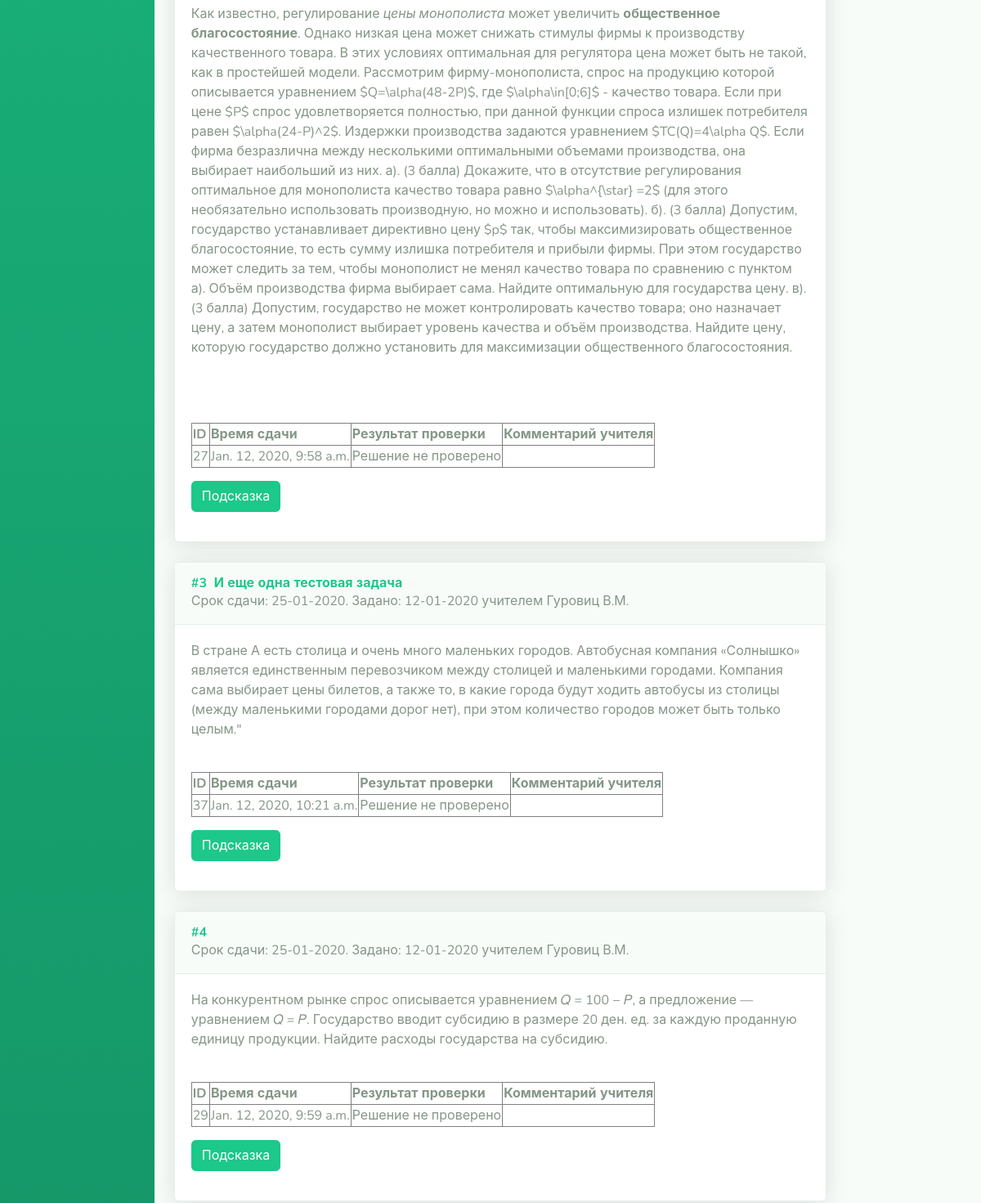
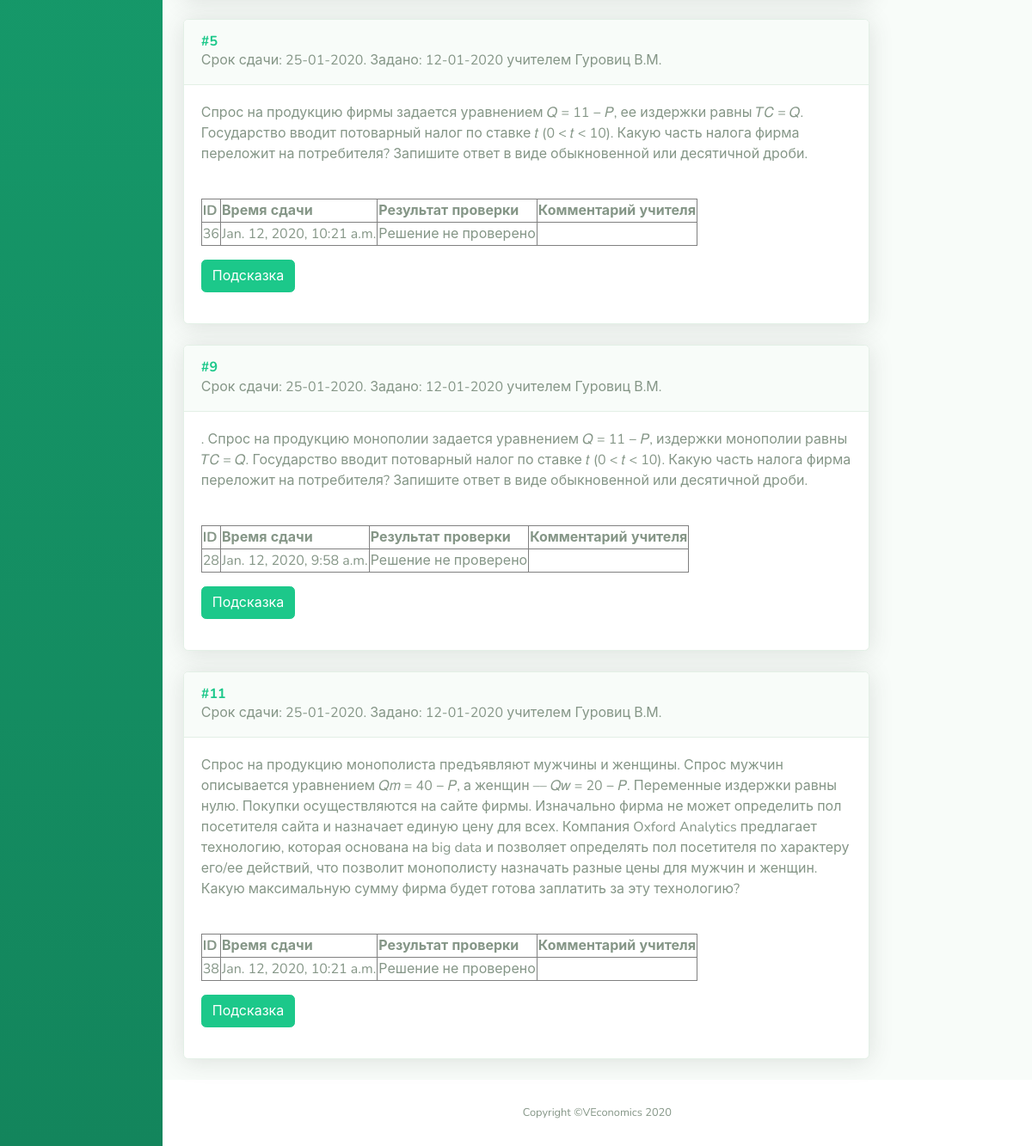
The page /problems/ (signed in, lower part) on the database as committed earlier (2 pictures, top to bottom).
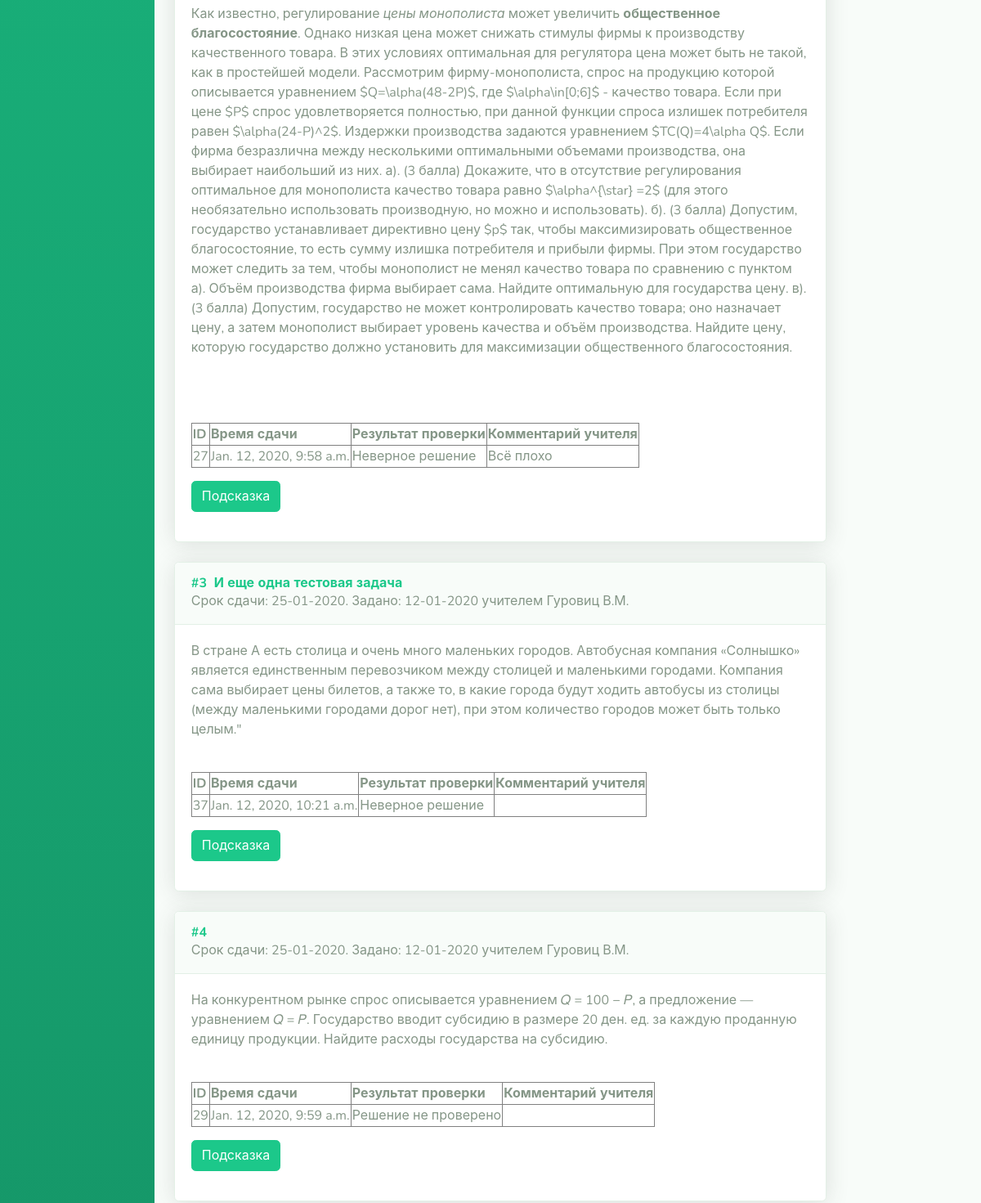
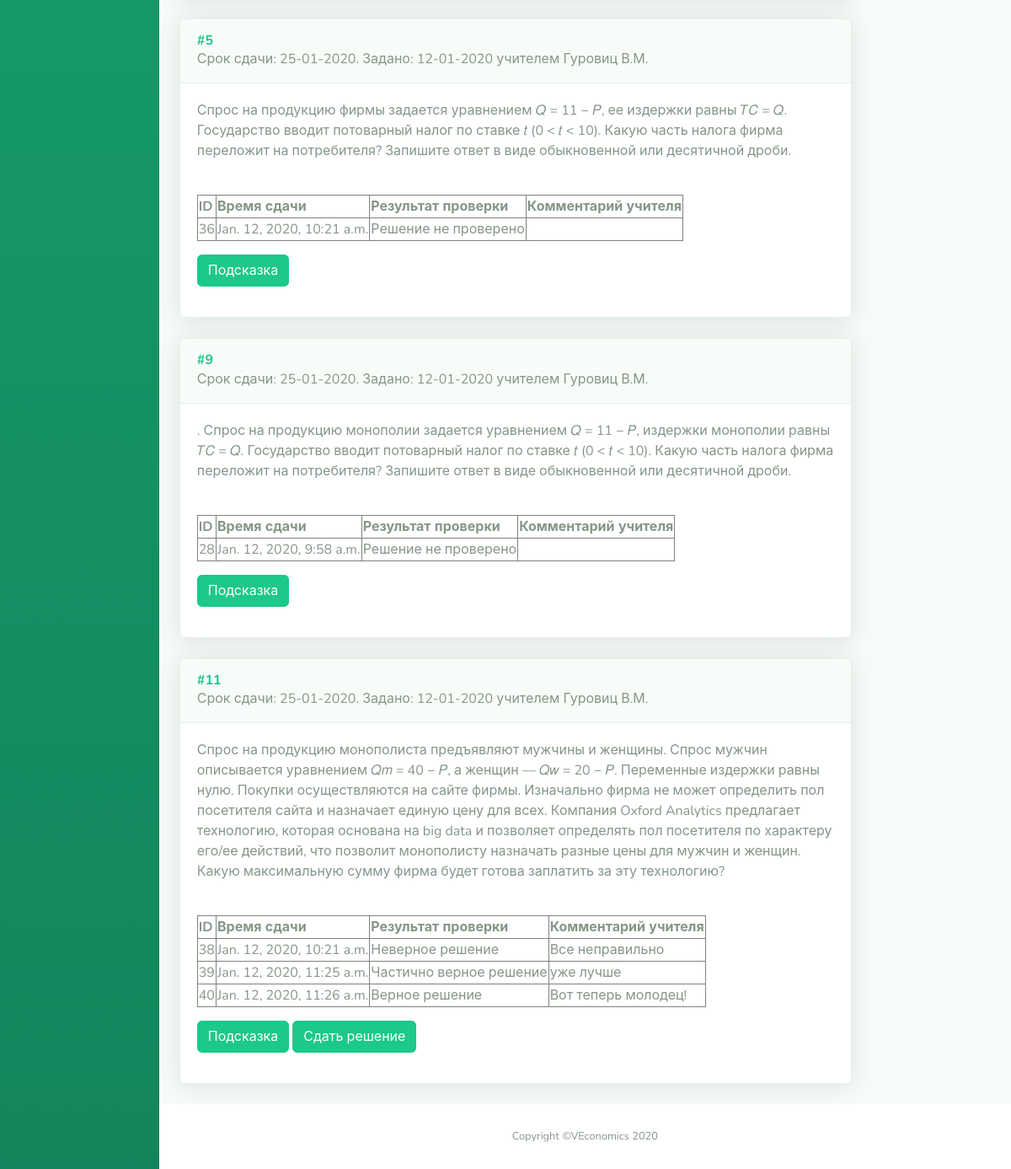
The same page on the database as committed later (2 pictures, top to bottom).
### problems/models.py (models this page shows, shortened)
class Assignment(models.Model):
    person = models.ForeignKey(User, on_delete=models.CASCADE, verbose_name='Кому задано')
    problem = models.ForeignKey(Problem, on_delete=models.CASCADE, verbose_name='Задача')
    date_assigned = models.DateField('Когда задано', auto_now_add=True, blank=False)
    date_deadline = models.DateField('Сдать до', blank=True, null=True)
    assigned_by = models.ForeignKey(User, on_delete=models.CASCADE, related_name='assigner', verbose_name='Кем задано')
    status = models.IntegerField('Статус', choices = STATUS_CHOICES, null=False, blank=False, default=0)
    class Meta:
        ordering = ['status', 'date_deadline']

class Problem(models.Model):
    name = models.CharField('Название', max_length=200, blank=True, null=True)
    task = RichTextUploadingField('Условие')
    short_answer = models.CharField('Ответ (для автоматической проверки)', max_length=200, blank=True)
    solution = RichTextUploadingField('Решение', blank=True)
    hint = RichTextUploadingField('Подсказка', blank=True)
    topics = models.ManyToManyField(Topic, related_name="problems", verbose_name='Темы')
    assignments = models.ManyToManyField(User, through='Assignment', through_fields=['problem', 'person'])
    class Meta:
        ordering = ['id']

class Submit(models.Model):
    assignment = models.ForeignKey(Assignment, on_delete=models.CASCADE, verbose_name='Назначенная задача', related_name='submits')
    short_answer = models.CharField('Ответ (для автоматической проверки)', max_length=200, blank=True)
    solution = RichTextUploadingField('Решение', blank=True)
    submit_datetime = models.DateTimeField('Время и дата сдачи решения', auto_now_add=True, blank=False)
    answer_autoverdict = models.BooleanField('Результат автоматической проверки ответа', blank=True, null=True)
    verdict = models.IntegerField('Результат проверки', choices=VERDICT_CHOICES, blank=False, null=False, default=-1)
    teacher_comment = models.TextField('Комментарий учителя', blank=True)

### problems/views.py (the view)
# urls.py: path('', index),
def index(request):
    if request.user.groups.filter(name='teachers').exists():
        students = User.objects.filter(groups__name='students')
        topics = Topic.objects.all()
        problems = dict()
        groups = Group.objects.all()
        for topic in topics:
            problems[topic.id] = topic.problems.all()
        topic = Topic.objects.get(id=1)
        submits = Submit.objects.filter(assignment__assigned_by=request.user).filter(verdict=-1) # solution not checked
        context = {'problems': problems,
                   'students': students,
                   'topic': topic,
                   'submits': submits,
                   'groups': groups,}
        return render(request, 'problems/sb/index_teacher.html', context)
    elif request.user.groups.filter(name='students').exists():
        assigned_problems = Assignment.objects.filter(person=request.user).order_by('status', 'date_deadline')
        form = SubmitForm()
        context = {'assigned_problems': assigned_problems, 'form': form}
        return render(request, 'problems/sb/index_student.html', context)
    else:
        return render(request, 'problems/sb/login.html', {})

### problems/templates/problems/sb/index_student.html (shortened to what this page needs)
{% extends "problems/sb/base.html" %}
{% block content %}
            <div class="container-fluid">
                  <div class="row">
                      <div class="col-10">
                          <div id="problems">
                              {% autoescape off %}
                              {% include "problems/assigned_list.html" %}
                              {% endautoescape %}
                          </div>
                      </div>
                  </div>
            </div>
{% endblock %}

### problems/templates/problems/assigned_list.html (shortened to what this page needs)
{% for assigned in assigned_problems %}
<div class="problem_in_list">
    <div class="card shadow mb-4">
        <a class="d-block card-header py-3" role="button" aria-expanded="true" aria-controls="collapseCardExample">
          <nobr><h6 class="m-0 font-weight-bold text-primary">
              #{{ assigned.problem.id }}&nbsp;
              {% if assigned.problem.name %}
                {{ assigned.problem.name }}
              {% endif %}
          </h6>
              {% if assigned.date_deadline %}
                Срок сдачи: {{ assigned.date_deadline|date:"d-m-Y" }}.
              {% endif %}
              Задано: {{ assigned.date_assigned|date:"d-m-Y" }} учителем {{ assigned.assigned_by.last_name }} {{ assigned.assigned_by.first_name }}</nobr>
        </a>
        <div class="collapse show" id="collapseCardExample">
          <div class="card-body">
            <div class="task">
                {{ assigned.problem.task }}
            </div>
            <div class="problem_links">
                <br>
                {% if assigned.submits.all %}
                    <table border="1">
                        <tr>
                            <th>ID</th>
                            <th>Время сдачи</th>
                            <th>Результат проверки</th>
                            <th>Комментарий учителя</th>
                        </tr>
                        {% for submit in assigned.submits.all %}
                            <tr>
                                <td>{{ submit.id }}</td>
                                <td>{{ submit.submit_datetime }}</td>
                                <td>{{ submit.get_verdict_display }}</td>
                                <td>{{ submit.teacher_comment }}</td>
                            </tr>
                        {% endfor %}
                    </table>
                {% endif %}
                <a class="btn btn-primary" data-toggle="collapse" href="#hint-{{ assigned.id }}" role="button" aria-expanded="false" aria-controls="collapseExample">Подсказка</a>
                {% if assigned.status != 1 %}
                    <a class="btn btn-primary" data-toggle="collapse" href="#submit-{{ assigned.id }}" role="button" aria-expanded="false" aria-controls="collapseExample">Сдать решение</a>
                {% endif %}
            </div>
          </div>
        </div>
    </div>
</div>
{% endfor %}

Rows that differ between the two databases and show on the page:
changed Submit id 27: verdict "Решение не проверено" → "Неверное решение"; teacher_comment (not shown) → "Всё плохо"
changed Submit id 37: verdict "Решение не проверено" → "Неверное решение"
changed Assignment (number 6 of 6 on the later page): now shows "Сдать решение"
changed Submit id 38: verdict "Решение не проверено" → "Неверное решение"; teacher_comment (not shown) → "Все неправильно"
added Submit: id "39", submit_datetime "Jan. 12, 2020, 11:25 a.m.", verdict "Частично верное решение", teacher_comment "уже лучше", shown under Assignment (number 6 of 6 on the later page)
added Submit: id "40", submit_datetime "Jan. 12, 2020, 11:26 a.m.", verdict "Верное решение", teacher_comment "Вот теперь молодец!", shown under Assignment (number 6 of 6 on the later page)
